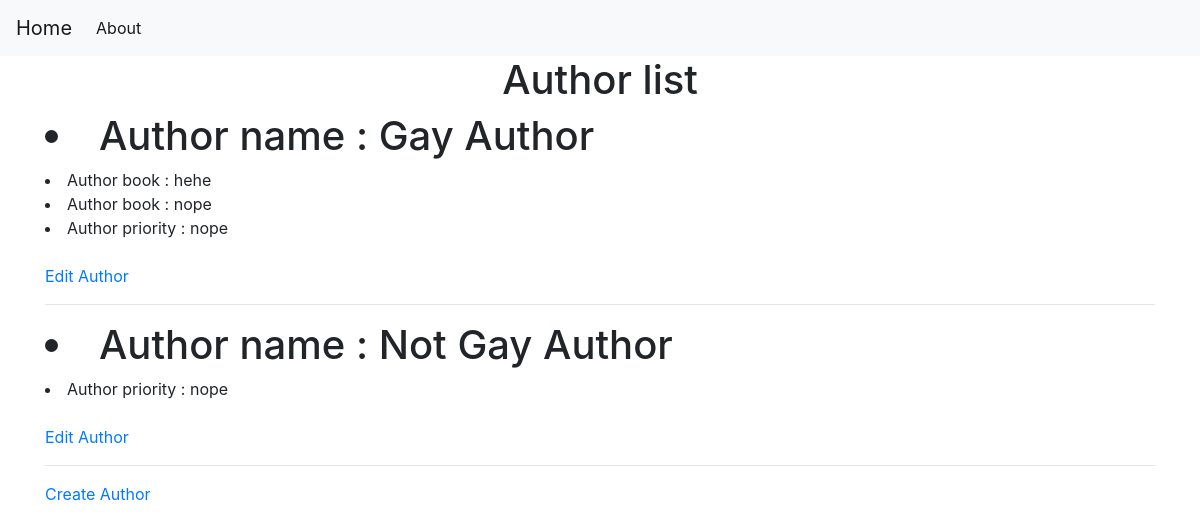
The page /author on the database its author committed.
### tables this page shows
CREATE TABLE author (
    authorid INTEGER PRIMARY KEY ,
    name TEXT NOT NULL,
    priority TEXT NOT NULL
);

CREATE TABLE book (
    bookid INTEGER PRIMARY KEY ,
    title TEXT NOT NULL,
    authorid INTEGER,
    FOREIGN KEY(authorid) REFERENCES author(authorid)
);

### app.py (the view)
@app.route('/author')
def showauthor():
    conn = get_db_connection()
    authors = conn.execute('SELECT * FROM author').fetchall()
    books = conn.execute('SELECT * FROM book').fetchall()
    conn.close()
    return render_template('show_author.html', authors=authors,books=books)

### app.py (called while the page is built)
def get_db_connection():
    conn = sqlite3.connect('database.db')
    conn.row_factory = sqlite3.Row
    return conn

### templates/show_author.html (shortened to what this page needs)
{% extends 'base.html' %}
{% block content %}
    <h1>{% block title %} <center> Author list </center> {% endblock %}</h1>
    {% for author in authors %}
            <h1><li>Author name : {{ author.name }}</li></h1>
            {% for book in books %}
                {% if book.authorid == author.authorid %}
                    <li>Author book : {{ book.title }}</li>
                {% endif%}
            {% endfor %}
            <li>Author priority : {{ author.priority }}</li>
            <br>
            <a href="{{ url_for('editauthor',id= author.authorid) }}">Edit Author</a>
        <hr>
    {% endfor %}
    <a href="{{ url_for('createauthor')}}">Create Author</a>
{% endblock %}

### rows shown on the page
author: name "Gay Author", priority "nope"
book: title "hehe"
book: title "nope"
author: name "Not Gay Author", priority "nope"
